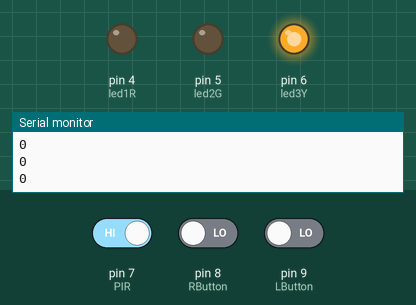
Simulated run of this sketch. Board: Arduino Uno, built with avr-gcc and run on an emulated ATmega328P. On the bench: output pins drawn as LEDs (lit = HIGH), the last lines printed to the serial monitor. The inputs (shaded band) are chosen by the test bench; at power-on: pin 7 (PIR) HIGH, pin 8 (RButton) LOW, pin 9 (LButton) LOW.

Above: at 1.2 s.
1.3 s: pin 7 (PIR) driven LOW
At 4.7 s:
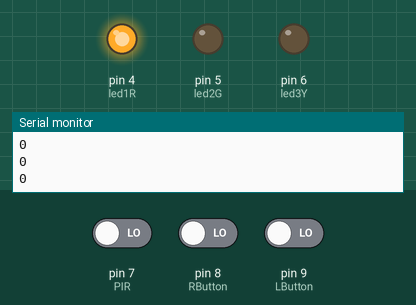
4.8 s: pin 7 (PIR) driven HIGH
At 6.4 s:
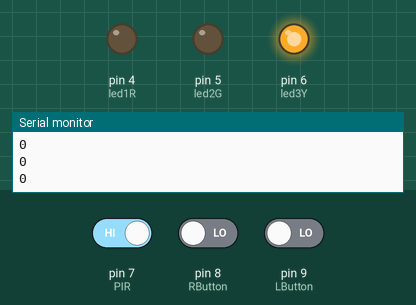
6.7 s: pin 8 (RButton) driven HIGH and pin 9 (LButton) driven HIGH
At 8.1 s:
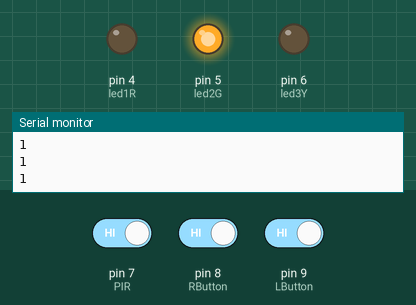
Timing chart, 0 to 9.7 s (numbered marks = the images above; inputs shaded):
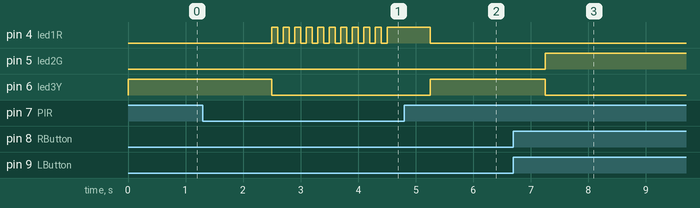

The sketch:

shiny_borwo_hillar1.ino
```cpp
const int led1R = 4;
const int led2G = 5;
const int led3Y = 6;
const int PIR = 7;
const int RButton = 8;
const int LButton = 9;
int time = 0;
String codeString = "";
int state = 1; //Start in LOCKED

boolean code = false;

void setup()
{
   Serial.begin(9600);
  pinMode(RButton, INPUT);
  pinMode(LButton, INPUT);
  pinMode(led1R, OUTPUT);
  pinMode(led2G, OUTPUT);
  pinMode(led3Y, OUTPUT);
  pinMode(PIR, INPUT);


}

void loop()
{

  int pirActive = digitalRead(PIR);
    bool LButtonPressed = false;
    bool RButtonPressed = false;
  if(pirActive == LOW && state != 4)
    state = 1;
  if(pirActive == HIGH)
    state = 2;

   if(state == 4) {
     while(time<10) {


    digitalWrite(led3Y, LOW);
    digitalWrite(led1R, HIGH);
    digitalWrite(led2G, LOW);
    delay(100);
    digitalWrite(led1R, LOW);
	delay(100);
    time++;
     }
     time = 0;
     state = 1;

  }

  if(state == 1) {

    digitalWrite(led3Y, LOW);
    digitalWrite(led1R, HIGH);
    digitalWrite(led2G, LOW);
    delay(250);
  }

  if(state == 2) {
    digitalWrite(led3Y, HIGH);
    digitalWrite(led1R, LOW);
    digitalWrite(led2G, LOW);
    codeString = "";
    state = 4;


      while(time<20)  //Loop that checks button inputs and adds them to the codeString
    {
      int LButtonState = digitalRead(LButton);
      int RButtonState = digitalRead(RButton);

      if(LButtonState == 1)
        LButtonPressed = true;


      if(RButtonState == 1)
      	RButtonPressed = true;


       	Serial.println(RButtonState);


     delay(100);
     time++;
  	}


  }

    if(LButtonPressed && RButtonPressed)
     state = 3;

   if(state == 3) {
 	digitalWrite(led3Y, LOW);
    digitalWrite(led1R, LOW);
    digitalWrite(led2G, HIGH);

    delay(10000); //Unlocked for 10seconds.
  }


delay(500);
time = 0;

}
```

Measured:
- after the input at 1.3 s, pin 4 (led1R): alternates HIGH for 0.10 s and LOW for 0.10 s, starting after 1.2 s; pin 6 (led3Y): HIGH → LOW after 1.2 s
- after the input at 4.8 s, pin 4 (led1R): HIGH → LOW after 0.45 s; pin 6 (led3Y): LOW → HIGH after 0.45 s
- after the input at 6.7 s, pin 5 (led2G): LOW → HIGH after 0.55 s; pin 6 (led3Y): HIGH → LOW after 0.55 s
